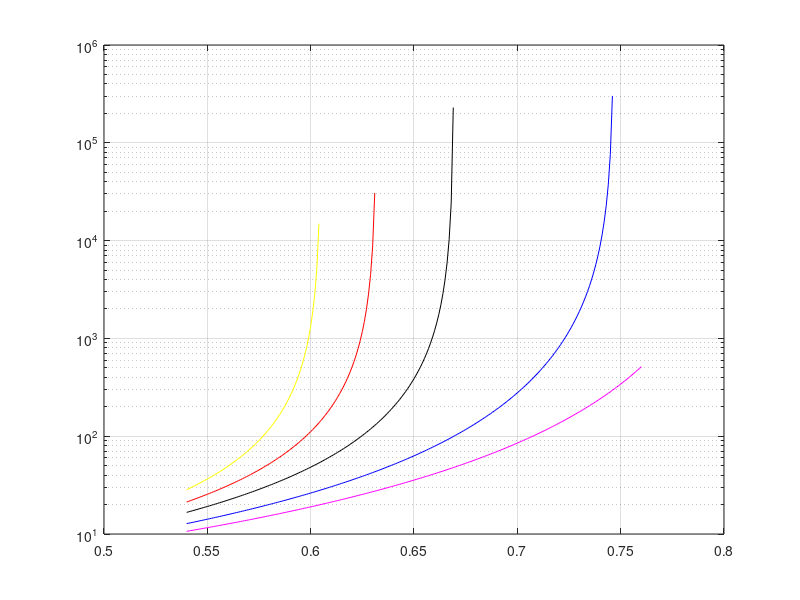

Reproduce this figure in MATLAB.
%PlotBimodal

close all
clear all

RFV = @(ratio, vliq) (.395-.395*vliq).*((1-ratio).^3)+vliq-.395;
H = @(vfrac) (2*(1-vfrac)./(abs(1-vfrac)+(1-vfrac))).*(1+0.75.*((vfrac)./(1-(vfrac)))).^2;
H2 = @(vfrac) (2*(0.605-vfrac)./(abs(0.605-vfrac)+(0.605-vfrac))).*(1+0.75.*((vfrac./0.605)./(1-(vfrac./0.605)))).^2;
H3 = @(vfrac) (2*(1-vfrac)./(abs(1-vfrac)+(1-vfrac))).*(1-vfrac)^-(1.5);
H4 = @(vfrac) (2*(0.605-vfrac)./(abs(0.605-vfrac)+(0.605-vfrac))).*(1-(vfrac/(1-((1-.605)/.605)*vfrac)))^(-2.5);
H5 = @(vfrac) (2*(0.605-vfrac)./(abs(0.605-vfrac)+(0.605-vfrac))).*(1-vfrac/0.605)^(-2);
H6 = @(vfrac) (2*(0.605-vfrac)./(abs(0.605-vfrac)+(0.605-vfrac))).*(1-vfrac/0.605)^(-2.5*0.605);

xm = [0.54:0.001:.604];
xb = [0.54:0.001:.65];
xc = [0.54:0.001:.7];
xd = [0.54:0.001:.8];
x0 = [0.54:0.001:.76];

% for i=1:length(xm)
%     Maron(i) = H5(xm(i));
% end
for i=1:length(xm)
    KD(i) = H3(xm(i)/RFV(1,1));
end
% for i=1:length(xm)
%     KD2(i) = H6(xm(i));
% end
% for i=1:length(xm)
%     Farris(i) = H4(xm(i));
% end
% 
% for i=1:length(xm)
%     vc  = xm(i)-.25;
%     vf = .25/RFV(1, 1-vc);
%     Hm(i) = H3(vc/RFV(1,1))*H3(vf);
% end
% for i=1:length(xm)
%     vc  = xm(i)-.25;
%     vf = .25/RFV(1, 1-vc);
%     Hm2(i) = H(vc/.54)*H(vf);
% end
% for i=1:length(xm)
%     vc  = xm(i)-.25;
%     vf = .25/RFV(1, 1-vc);
%     Hm3(i) = H3(vc, RFV(1, 1-vc))*H3(vf, RFV(1, 1-vf));
% end
% for i=1:length(xm)
%     Hu(i) = H2(xm(i));
% end
% for i=1:length(xm)
%     Hu2(i) = H3(xm(i), RFV(1, 1-xm(i)));
% end
% for i=1:length(xm)
%     Hu3(i) = H4(xm(i));
% end
for i=1:length(xb)
    vc  = xb(i)*0.75;
    vf = xb(i)*.25/RFV(.477, 1-vc);
    Hb(i) = H3(vc/RFV(1,1))*H3(vf);
end
for i=1:length(xc)
    vc  = xc(i)*.75;
    vf = xc(i)*.25/RFV(.313, 1-vc);
    Hc(i) = H3(vc/RFV(1,1))*H3(vf);
end
for i=1:length(xd)
    vc  = xd(i)*.75;
    vf = xd(i)*.25/RFV(.138, 1-vc);
    Hd(i) = H3(vc/RFV(1,1))*H3(vf);
end
for i=1:length(x0)
    vc  = x0(i)*.75;
    vf = x0(i)*.25/RFV(0, 1-vc);
    H0(i) = H3(vc/RFV(1,1))*H3(vf);
end
semilogy(xb, Hb, 'r');
hold on
semilogy(xc, Hc, 'k');
semilogy(xd, Hd, 'b');
semilogy(x0, H0, 'm');
semilogy(xm, KD, 'y');
%semilogy(xm, Hu2, 'y*');
% semilogy(xb, Hb);
% semilogy(xc, Hc);
% semilogy(xd, Hd);
% semilogy(x0, H0);
grid on
